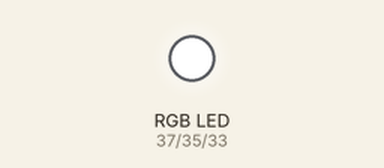
The program below on a simulated Raspberry Pi (header pin numbers). On the bench: an RGB LED mixed from three pins (HIGH = lit). At 5.0 s the program stops and its outputs stay as they are.

Above: at 0.1 s.
At 5.1 s:
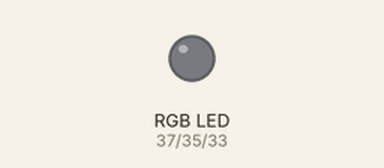
Timing chart, 0 to 6.5 s (numbered marks = the images above):
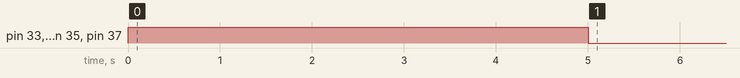

Measured:
- by itself, pin 33 (bluePIN), pin 35 (greenPIN), pin 37 (redPIN): LOW → HIGH at 0.00 s, → LOW 5.0 s later

The program:

l11_rgb_led.py
```python
import RPi.GPIO as GPIO
from time import sleep
GPIO.setmode(GPIO.BOARD)
redPIN = 37
greenPIN = 35
bluePIN = 33
GPIO.setup([redPIN , greenPIN , bluePIN] , GPIO.OUT)
GPIO.output(redPIN , 1 )
GPIO.output(bluePIN , 1 )
GPIO.output(greenPIN , 1 )
sleep(5)
GPIO.output(redPIN , 0 )
GPIO.output(bluePIN , 0 )
GPIO.output(greenPIN , 0 )
GPIO.cleanup()
```
